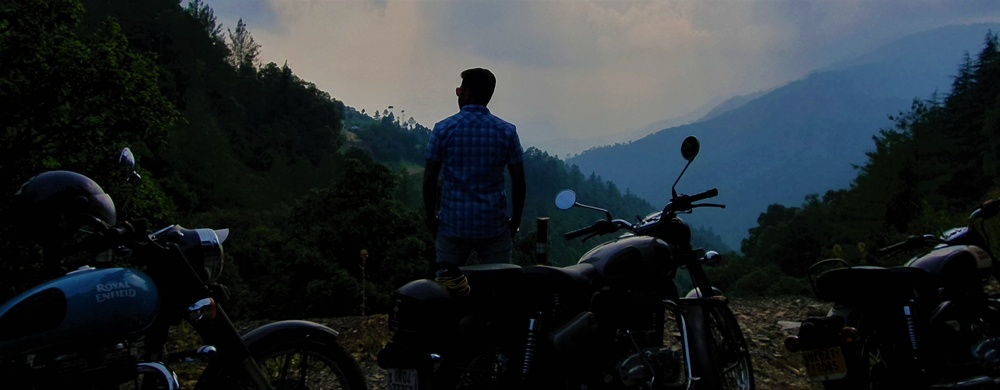
#> input picture image.jpg, 1000 x 390 px, shrunk from 4608 x 1799 before the run
$ python app.py
#> lines starting #> are read from the running program, lines starting #| are printed output that depends on the picture
import cv2
from matplotlib import pyplot as plt
import numpy as np

#load image
img=cv2.imread('image.jpg', cv2.IMREAD_GRAYSCALE)
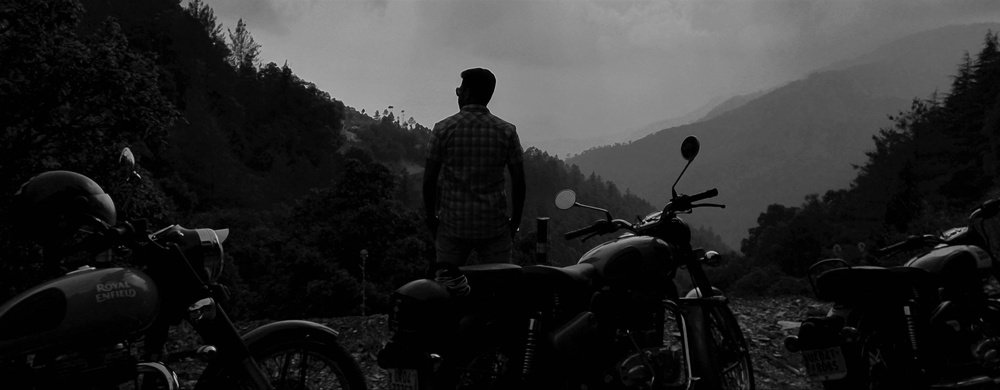
#> img: shape (390, 1000); min 0, max 207, mean 41.7

#save image
#cv2.imwrite('gray.png', img)

#configure window
cv2.namedWindow('Output', cv2.WINDOW_NORMAL)

#Output
cv2.imshow('Output', img)
cv2.waitKey(0)
cv2.destroyAllWindows()
